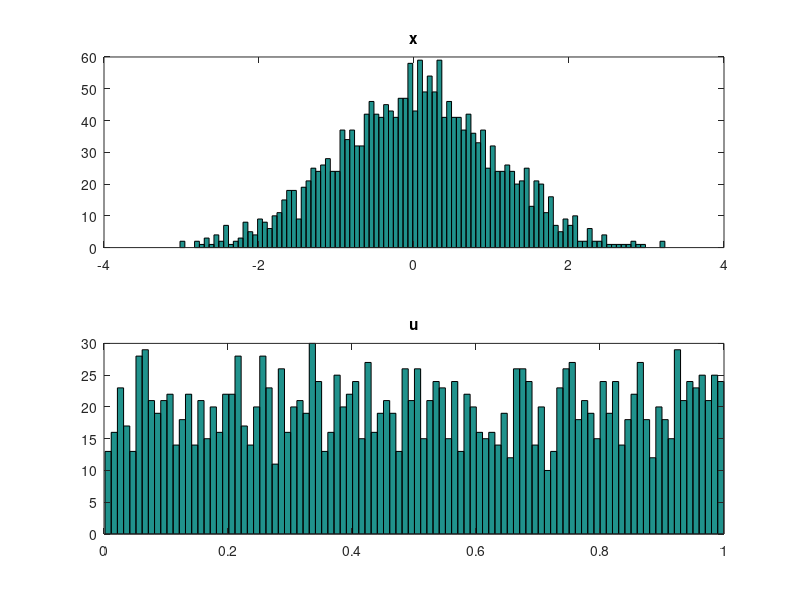
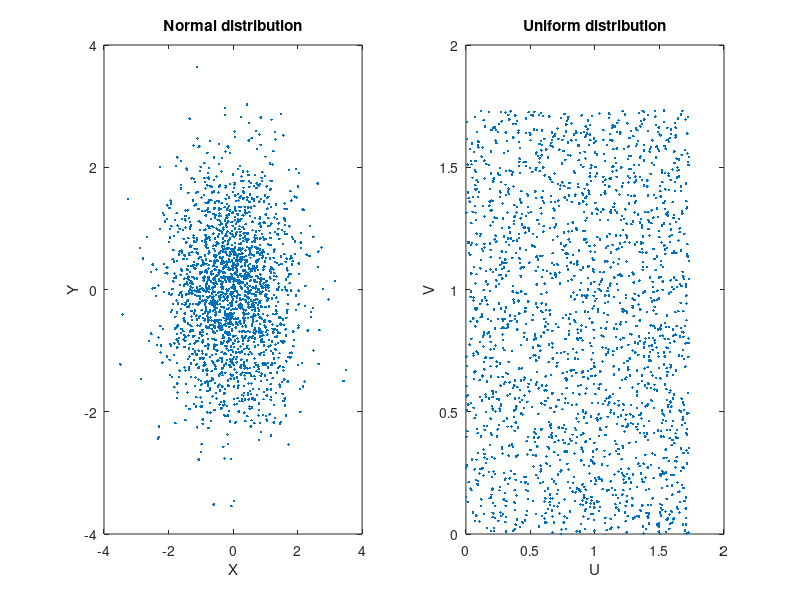
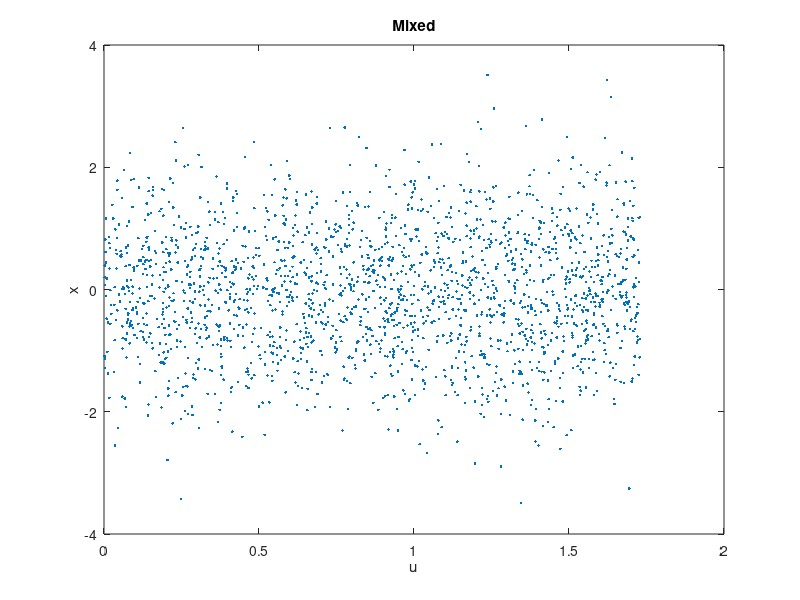
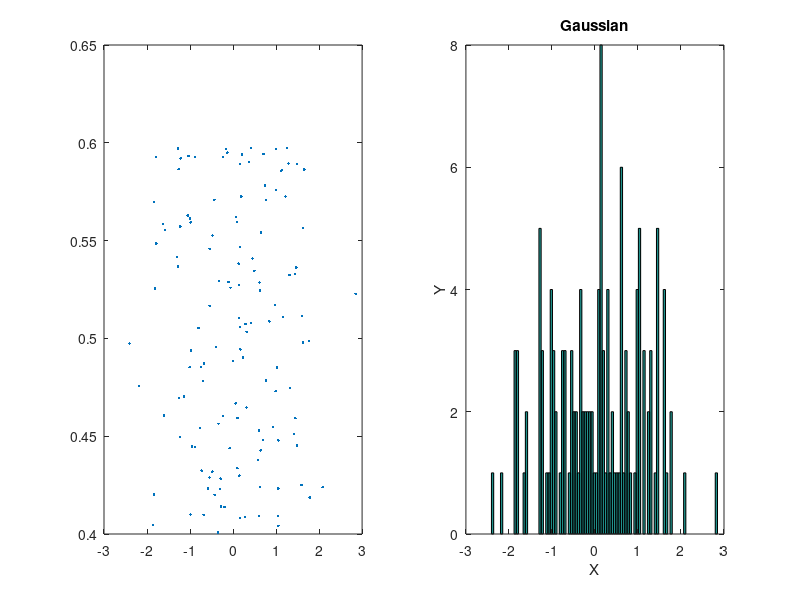

Write the MATLAB code that produced these figures, in order.
%MVE136 LABORATION 1: RANDOM SIGNAL ANALYSIS

%%
%2.1 - Histogram
N=2000;
x=randn([1 N]);
u=rand([1 N]);

figure()
subplot(2,1,1)
hist(x,100)
title('x')
subplot(2,1,2)
hist(u,100)
title('u')

%%
%2.2 - Joint Distribution

x = randn([1 N]);
y = randn([1 N]);

figure()
subplot(1,2,1)
plot(x,y,'.') %equiprobability lines: either a circle or diagonals?
title('Normal distribution')
xlabel('X')
ylabel('Y')

a=sqrt(3);
u = a*rand([1 N])
v = a*rand([1 N])
subplot(1,2,2)
plot(u,v,'.')
title('Uniform distribution')
xlabel('U')
ylabel('V')
%Greater variance and deviance.

figure()
plot(u,x,'.') 
title('Mixed')
xlabel('u')
ylabel('x')
%Values are spread accordingly to each distribution, making a fusion. The
%U-dist shows a more uniformal distribution, as expected, as the normal
%distribution tends to assign more of the mid values, as  expected. The
%fusion of the two distributions shows a variety of values (N) in a uniform
%intervall.

%%
%2.3 Conditional Distribution

N=2000;
x = randn([1 N]);
y = randn([1 N]);
dy = 0.1;
yh=0.5;
i=0;
X=[];
Y=[];

figure()
for k=1:2000
    if y(k)>yh-dy && y(k)<yh+dy
        i=i+1;
        X(i)=x(k); 
        Y(i)=y(k);
    end
end
subplot(1,2,1)
plot(X,Y,'.')
subplot(1,2,2)
hist(X,100)
title('Gaussian')
xlabel('X')
ylabel('Y')


a=sqrt(3);
u = a*rand([1 N])
v = a*rand([1 N])
du = 0.1;
uh=0.5;
i=0;
U=[];
V=[];

figure()
for k=1:2000
    if u(k)>uh-du && u(k)<uh+du
        %plot(x(k),y(k),'.')
        i=i+1;
        %hold on
        U(i)=u(k); 
        V(i)=v(k);
    end
end
subplot(1,2,1)
plot(U,V,'.')
subplot(1,2,2)
hist(V,100)
title('Uniform')
xlabel('U')
ylabel('V')
%The plot shows the spread of values within the restricted area and
%the hist shows the numbers of occurencies for the values of X within the
%range of Y

%%

%3.1 - Joint Distribution and Correlation

N=2000;
x=randn([1 N]);
u=rand([1 N]);

z=@(a) x.*a+sqrt(1-a.^2).*y;

zv = zeros(4,N);
zv(1,:) = z(0.5);
zv(2,:) = z(-0.5);
zv(3,:) = z(0.9);
zv(4,:) = z(-0.9);

alpha=([0.5 -0.5 0.9 -0.9])
    figure()
for i=1:4
    subplot(2,2,i)
    plot(x,zv(i,:),'.')
    title(alpha(i))
    xlabel('X')
    ylabel('Z')
end

figure()
hist(zv(1,:),100) %Increase bins for finer gaussian.
title('')
xlabel('')
ylabel('')

%%
%3.2 - Conditional Distribution.

N=2000;
x=randn([1 N]);
u=rand([1 N]);

z=@(a) x.*a+sqrt(1-a.^2).*y;
zv = z(0.7);

dz = 0.1;
zh = 0.5;
i=0;
X=[];
Z=[];
for k=1:2000
    if zv(k)>zh-dz && zv(k)<zh+dz
        %plot(x(k),y(k),'.')
        i=i+1;
        %hold on
        X(i)=x(k); 
        Z(i)=zv(k);
    end
end

subplot(1,2,1)
plot(Z,X,'.')
subplot(1,2,2)
hist(X,100)
title('U/V')

%%
%4.1 Ensemble and Time Averages

N=256; 
K=N;

X=randn(N,K);
EA = mean(X');
TA = mean(X);
figure()
plot(EA)
hold on
plot(TA)
diff = mean(EA)-mean(TA)

%The averages do not hold the same values on each sample, however the main
%value of both EA and TA hold s the same average value.

%%
%4.2 - Joint Dstribution and Correlation.

N=256; 
K=N;

X=randn(N,K);
plot(X(1,:),X(2,:),'.')
sum=0;

for k=1:256
    r(k)=X(1,k).*X(2,k);
    sum=sum+r(k);
end

r=1/K*sum;

result = r - mean(X(1))*mean(X(2)) %Uncorrelated if covariance: E(XY)-E(X)*E(Y)=0
% Result is not zero, but close to zero, which proves that the sets are
% uncorrelated.

%%
%5.4 - Joint Distribution

N=256;
K=N;

W=randn(N,K);
x=filter(1,[1 -1],W)

figure()
plot(x)
figure()
subplot(2,2,1)
plot(x(10,:),x(9,:),'.')
title('n1=10, n2=9')
subplot(2,2,2)
plot(x(50,:),x(49,:),'.')
title('n1=50, n2=49')
subplot(2,2,3)
plot(x(100,:),x(99,:),'.')
title('n1=100, n2=99')
subplot(2,2,4)
plot(x(200,:),x(199,:),'.')
title('n1=200, n2=199')

figure()
subplot(2,2,1)
plot(x(50,:),x(40,:),'.')
title('n1=50, n2=40')
subplot(2,2,2)
plot(x(100,:),x(90,:),'.')
title('n1=100, n2=90')
subplot(2,2,3)
plot(x(200,:),x(190,:),'.')
title('n1=200, n2=190')
subplot(2,2,4)
plot(x(200,:),x(190,:),'.')
        
%%
%5.5 - Sample Auto-correlation

W=randn(N,K);
x=filter(1,[1 -1],W)
sum=0;

for n=2:256
    for k=1:256
        r=x(n,k).*x(n-1,k);
        sum=sum+r;
    end
    result2(n) = mean(x(n)*x(n-1));
    result(n)=sum;
end
result = 1/K * result;

figure()
for n=2:256
    subplot(1,2,1)
    plot(result(n),result(n-1),'.')
    title('Practical')
    hold on
    subplot(1,2,2)
    plot(result2(n),result2(n-1),'.')
    title('Theoretical')
    hold on
end

%Check K=1 auto-correlation
sum=0;
for n=2:256
        r=x(n,1).*x(n-1,1);
        sum=sum+r;
    result(n)=sum;
end
result = 1/K * result;

figure()
for n=2:256
    plot(result(n),result(n-1),'.')
    hold on
end
%One realization is possible.

%%
%6.3 - Joint Distribution.

N=256;
K=N;

W=randn(N,K);
x=filter(1,[1 -0.9],W)

figure()
plot(x)
figure()
subplot(2,2,1)
plot(x(10,:),x(9,:),'.')
title('n1=10, n2=9')
subplot(2,2,2)
plot(x(50,:),x(49,:),'.')
title('n1=50, n2=49')
subplot(2,2,3)
plot(x(100,:),x(99,:),'.')
title('n1=100, n2=99')
subplot(2,2,4)
plot(x(200,:),x(199,:),'.')
title('n1=200, n2=199')

figure()
subplot(2,2,1)
plot(x(50,:),x(40,:),'.')
title('n1=50, n2=40')
subplot(2,2,2)
plot(x(100,:),x(90,:),'.')
title('n1=100, n2=90')
subplot(2,2,3)
plot(x(200,:),x(190,:),'.')
title('n1=200, n2=190')
subplot(2,2,4)
plot(x(200,:),x(190,:),'.')

%In the 5.4 task the point with dn=10 apart did give a fair correlation,
%however in this case with -0.9 instead of -1, n far apart gives a very bad
%, if none, correlation and the n's need to be closer to each other.

%%
%6.4 - Sample Auto-correlation

W=randn(N,K);
x=filter(1,[1 -0.9],W)
sum=0;

for n=2:256
    for k=1:256
        r=x(n,k).*x(n-1,k);
        sum=sum+r;
    end
    result2(n) = mean(x(n)*x(n-1));
    result(n)=sum;
end
result = 1/K * result;

figure()
for n=2:256
    subplot(1,2,1)
    plot(result(n),result(n-1),'.')
    title('Practical')
    hold on
    subplot(1,2,2)
    plot(result2(n),result2(n-1),'.')
    title('Theoretical')
    hold on
end

%One realizaion
sum=0;
for n=2:256
    for k=1:1
        r=x(n,k).*x(n-1,k);
        sum=sum+r;
    end
    %result2(n) = mean(x(n)*x(n-1));
    result(n)=sum;
end
result = 1/K * result;

figure()
for n=2:256
    plot(result(n),result(n-1),'.')
    hold on
end